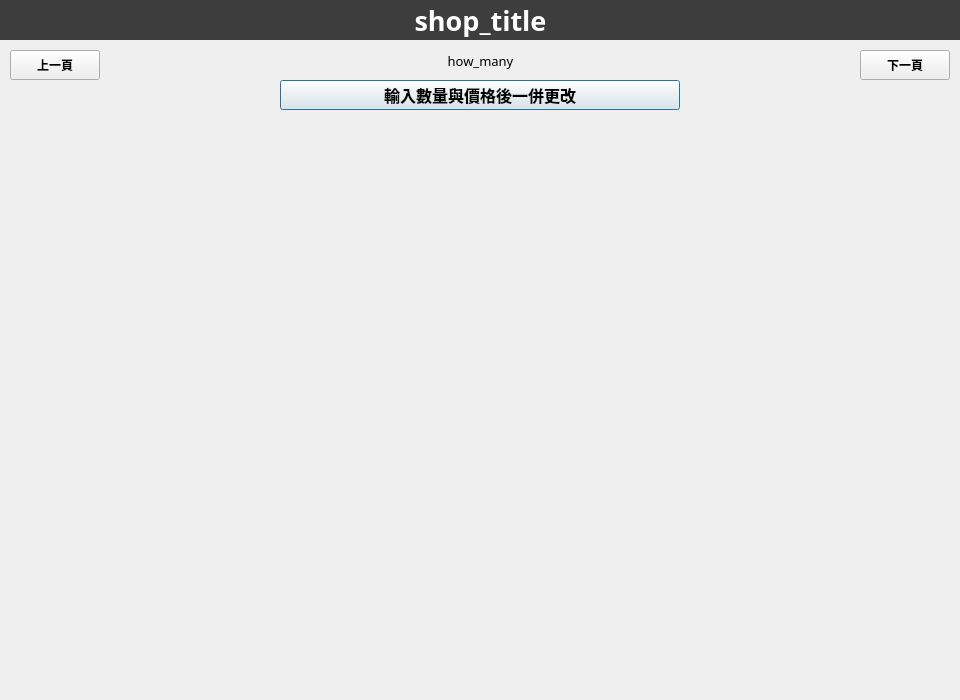
<?xml version="1.0" encoding="UTF-8"?>
<ui version="4.0">
 <class>ManageGoods_window</class>
 <widget class="QDialog" name="ManageGoods_window">
  <property name="geometry">
   <rect>
    <x>0</x>
    <y>0</y>
    <width>960</width>
    <height>700</height>
   </rect>
  </property>
  <property name="windowTitle">
   <string>Dialog</string>
  </property>
  <property name="styleSheet">
   <string notr="true"/>
  </property>
  <widget class="QPushButton" name="add">
   <property name="geometry">
    <rect>
     <x>280</x>
     <y>80</y>
     <width>400</width>
     <height>30</height>
    </rect>
   </property>
   <property name="font">
    <font>
     <family>微軟正黑體</family>
     <pointsize>12</pointsize>
     <weight>75</weight>
     <bold>true</bold>
    </font>
   </property>
   <property name="text">
    <string>輸入數量與價格後一併更改</string>
   </property>
  </widget>
  <widget class="QLabel" name="shop_title">
   <property name="geometry">
    <rect>
     <x>0</x>
     <y>0</y>
     <width>961</width>
     <height>40</height>
    </rect>
   </property>
   <property name="font">
    <font>
     <family>Agency FB</family>
     <pointsize>20</pointsize>
     <weight>75</weight>
     <bold>true</bold>
    </font>
   </property>
   <property name="styleSheet">
    <string notr="true">color: rgb(255, 255, 255);
background-color: rgb(61, 61, 61);</string>
   </property>
   <property name="text">
    <string>shop_title</string>
   </property>
   <property name="alignment">
    <set>Qt::AlignCenter</set>
   </property>
  </widget>
  <widget class="QLabel" name="how_many">
   <property name="geometry">
    <rect>
     <x>100</x>
     <y>50</y>
     <width>761</width>
     <height>21</height>
    </rect>
   </property>
   <property name="font">
    <font>
     <family>微軟正黑體</family>
     <pointsize>10</pointsize>
     <weight>50</weight>
     <bold>false</bold>
    </font>
   </property>
   <property name="text">
    <string>how_many</string>
   </property>
   <property name="alignment">
    <set>Qt::AlignCenter</set>
   </property>
  </widget>
  <widget class="QWidget" name="gridLayoutWidget_4">
   <property name="geometry">
    <rect>
     <x>10</x>
     <y>150</y>
     <width>941</width>
     <height>261</height>
    </rect>
   </property>
   <layout class="QGridLayout" name="up_gridLayout"/>
  </widget>
  <widget class="QWidget" name="gridLayoutWidget_5">
   <property name="geometry">
    <rect>
     <x>11</x>
     <y>421</y>
     <width>941</width>
     <height>261</height>
    </rect>
   </property>
   <layout class="QGridLayout" name="down_gridLayout"/>
  </widget>
  <widget class="QPushButton" name="previous_page">
   <property name="geometry">
    <rect>
     <x>10</x>
     <y>50</y>
     <width>90</width>
     <height>30</height>
    </rect>
   </property>
   <property name="font">
    <font>
     <family>微軟正黑體</family>
     <weight>75</weight>
     <bold>true</bold>
    </font>
   </property>
   <property name="text">
    <string>上一頁</string>
   </property>
   <property name="autoDefault">
    <bool>false</bool>
   </property>
  </widget>
  <widget class="QPushButton" name="next_page">
   <property name="geometry">
    <rect>
     <x>860</x>
     <y>50</y>
     <width>90</width>
     <height>30</height>
    </rect>
   </property>
   <property name="font">
    <font>
     <family>微軟正黑體</family>
     <weight>75</weight>
     <bold>true</bold>
    </font>
   </property>
   <property name="text">
    <string>下一頁</string>
   </property>
   <property name="autoDefault">
    <bool>false</bool>
   </property>
  </widget>
 </widget>
 <resources/>
 <connections/>
</ui>
